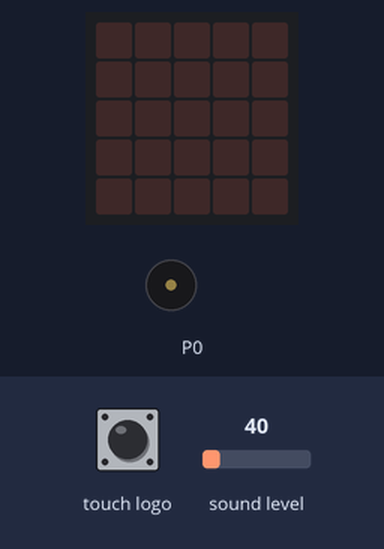
A program run on a simulated BBC micro:bit (MakeCode). On the bench: the board's 5×5 LED display, buzzer (waves = sounding). Inputs (shaded band) come from the test bench; at power-on: sound level 40.

Above: at 1.2 s.
1.3 s: touch logo pressed for 0.15 s
At 1.81 s:
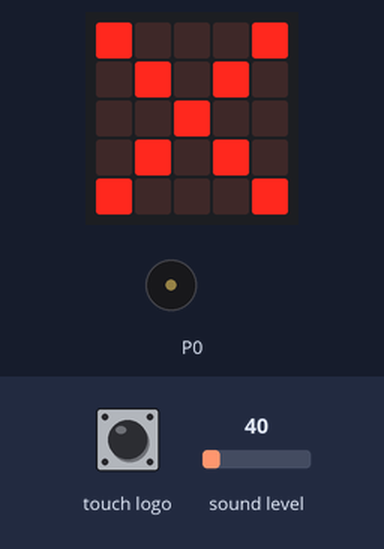
At 3.6 s:
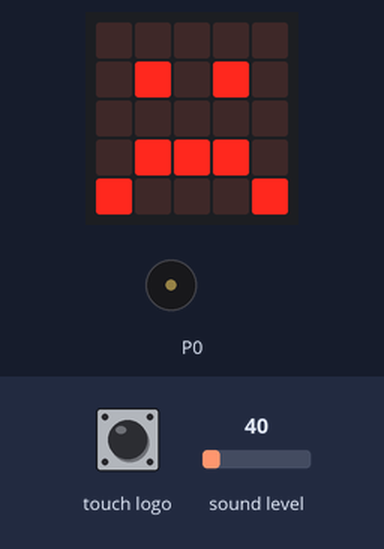
3.9 s: touch logo pressed 5 times (0.12 s each, 0.3 s apart)
At 12.9 s:
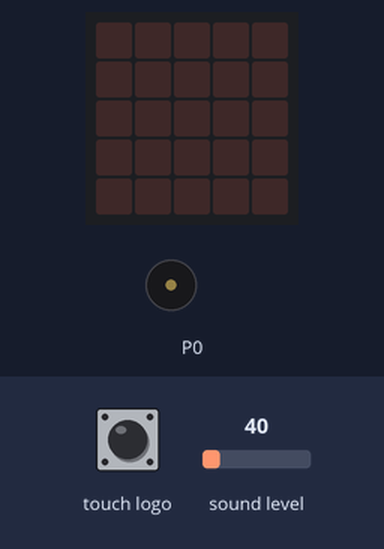
Timing chart, 0 to 14.4 s (numbered marks = the images above; inputs shaded):
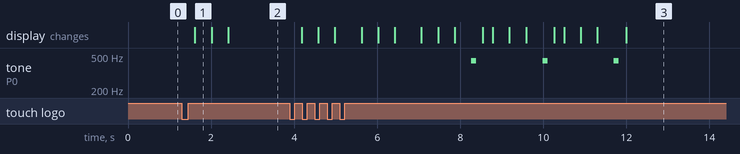

The program:

main.ts
```typescript
/**
 * Detector de ruido para micro:bit V2
 */
input.onLogoEvent(TouchButtonEvent.Pressed, function () {
    // Tomar varias muestras rápidas
    for (let index = 0; index < MUESTRAS; index++) {
        // lectura 0..255
        nivel = input.soundLevel()
        suma += nivel
        if (nivel > pico) {
            pico = nivel
        }
        basic.pause(20)
    }
    promedio = Math.round(suma / MUESTRAS)
    // Dibujar barra de LEDs (5x5)
    ledsEncendidos = Math.round(promedio * 25 / 255)
    for (let idx = 0; idx <= 24; idx++) {
        x = idx % 5
        y = 4 - Math.floor(idx / 5)
        if (idx < ledsEncendidos) {
            led.plot(x, y)
        } else {
            led.unplot(x, y)
        }
    }
    if (true) {
        basic.showLeds(`
            # . . . #
            . # . # .
            . . # . .
            . # . # .
            # . . . #
            `)
        basic.showLeds(`
            . . . . .
            . . . . .
            . . . . .
            . . . . .
            . . . . .
            `)
        basic.showLeds(`
            . . . . .
            . # . # .
            . . . . .
            . # # # .
            # . . . #
            `)
    }
    // Alerta si supera límite
    if (pico > LIMITE_RUIDO || promedio > LIMITE_RUIDO) {
        music.playTone(440, 120)
        basic.pause(150)
        basic.clearScreen()
    }
    basic.pause(80)
})
let y = 0
let x = 0
let ledsEncendidos = 0
let promedio = 0
let pico = 0
let suma = 0
let nivel = 0
let MUESTRAS = 0
let LIMITE_RUIDO = 0
// Ajusta sensibilidad (0..255)
LIMITE_RUIDO = 140
// Nº de lecturas rápidas por ciclo
MUESTRAS = 8
```

test.ts
```typescript
// aquí va el archivo "tests"; esto no se compilará cuando este paquete se utilice como una extensión.
```

Measured:
- after the input at 1.3 s, the display: changes after 0.31 s (image 1)
- after the input at 3.9 s, tone on P0: alternates 440 Hz for 0.12 s and silent for 1.6 s, starting after 4.4 s; the display: first changes after 0.28 s (image 3 shows a later state)
- what the display in image 1 shows lasts 0.4 s, from 1.6 s to 2.0 s
